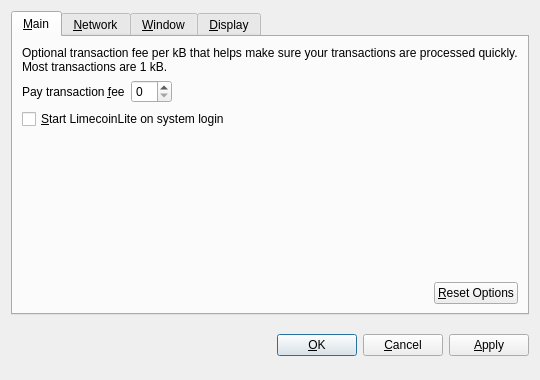
<?xml version="1.0" encoding="UTF-8"?>
<ui version="4.0">
 <class>OptionsDialog</class>
 <widget class="QDialog" name="OptionsDialog">
  <property name="geometry">
   <rect>
    <x>0</x>
    <y>0</y>
    <width>540</width>
    <height>380</height>
   </rect>
  </property>
  <property name="windowTitle">
   <string>Options</string>
  </property>
  <property name="modal">
   <bool>true</bool>
  </property>
  <layout class="QVBoxLayout" name="verticalLayout">
   <item>
    <widget class="QTabWidget" name="tabWidget">
     <property name="tabPosition">
      <enum>QTabWidget::North</enum>
     </property>
     <property name="currentIndex">
      <number>0</number>
     </property>
     <widget class="QWidget" name="tabMain">
      <attribute name="title">
       <string>&amp;Main</string>
      </attribute>
      <layout class="QVBoxLayout" name="verticalLayout_Main">
       <item>
        <widget class="QLabel" name="transactionFeeInfoLabel">
         <property name="text">
          <string>Optional transaction fee per kB that helps make sure your transactions are processed quickly. Most transactions are 1 kB.</string>
         </property>
         <property name="textFormat">
          <enum>Qt::PlainText</enum>
         </property>
         <property name="wordWrap">
          <bool>true</bool>
         </property>
        </widget>
       </item>
       <item>
        <layout class="QHBoxLayout" name="horizontalLayout_1_Main">
         <item>
          <widget class="QLabel" name="transactionFeeLabel">
           <property name="text">
            <string>Pay transaction &amp;fee</string>
           </property>
           <property name="textFormat">
            <enum>Qt::PlainText</enum>
           </property>
           <property name="buddy">
            <cstring>transactionFee</cstring>
           </property>
          </widget>
         </item>
         <item>
          <widget class="BitcoinAmountField" name="transactionFee"/>
         </item>
         <item>
          <spacer name="horizontalSpacer_1_Main">
           <property name="orientation">
            <enum>Qt::Horizontal</enum>
           </property>
           <property name="sizeHint" stdset="0">
            <size>
             <width>40</width>
             <height>20</height>
            </size>
           </property>
          </spacer>
         </item>
        </layout>
       </item>
       <item>
        <widget class="QCheckBox" name="bitcoinAtStartup">
         <property name="toolTip">
          <string>Automatically start LimecoinLite after logging in to the system.</string>
         </property>
         <property name="text">
          <string>&amp;Start LimecoinLite on system login</string>
         </property>
        </widget>
       </item>
       <item>
        <spacer name="verticalSpacer_Main">
         <property name="orientation">
          <enum>Qt::Vertical</enum>
         </property>
         <property name="sizeHint" stdset="0">
          <size>
           <width>20</width>
           <height>40</height>
          </size>
         </property>
        </spacer>
       </item>
       <item>
        <layout class="QHBoxLayout" name="horizontalLayout_2_Main">
         <item>
          <spacer name="horizontalSpacer_2_Main">
           <property name="orientation">
            <enum>Qt::Horizontal</enum>
           </property>
           <property name="sizeHint" stdset="0">
            <size>
             <width>40</width>
             <height>20</height>
            </size>
           </property>
          </spacer>
         </item>
         <item>
          <widget class="QPushButton" name="resetButton">
           <property name="toolTip">
            <string>Reset all client options to default.</string>
           </property>
           <property name="text">
            <string>&amp;Reset Options</string>
           </property>
           <property name="autoDefault">
            <bool>false</bool>
           </property>
          </widget>
         </item>
        </layout>
       </item>
      </layout>
     </widget>
     <widget class="QWidget" name="tabNetwork">
      <attribute name="title">
       <string>&amp;Network</string>
      </attribute>
      <layout class="QVBoxLayout" name="verticalLayout_Network">
       <item>
        <widget class="QCheckBox" name="mapPortUpnp">
         <property name="toolTip">
          <string>Automatically open the LimecoinLite client port on the router. This only works when your router supports UPnP and it is enabled.</string>
         </property>
         <property name="text">
          <string>Map port using &amp;UPnP</string>
         </property>
        </widget>
       </item>
       <item>
        <widget class="QCheckBox" name="connectSocks">
         <property name="toolTip">
          <string>Connect to the LimecoinLite network through a SOCKS proxy (e.g. when connecting through Tor).</string>
         </property>
         <property name="text">
          <string>&amp;Connect through SOCKS proxy:</string>
         </property>
        </widget>
       </item>
       <item>
        <layout class="QHBoxLayout" name="horizontalLayout_Network">
         <item>
          <widget class="QLabel" name="proxyIpLabel">
           <property name="text">
            <string>Proxy &amp;IP:</string>
           </property>
           <property name="textFormat">
            <enum>Qt::PlainText</enum>
           </property>
           <property name="buddy">
            <cstring>proxyIp</cstring>
           </property>
          </widget>
         </item>
         <item>
          <widget class="QValidatedLineEdit" name="proxyIp">
           <property name="maximumSize">
            <size>
             <width>140</width>
             <height>16777215</height>
            </size>
           </property>
           <property name="toolTip">
            <string>IP address of the proxy (e.g. 127.0.0.1)</string>
           </property>
          </widget>
         </item>
         <item>
          <widget class="QLabel" name="proxyPortLabel">
           <property name="text">
            <string>&amp;Port:</string>
           </property>
           <property name="textFormat">
            <enum>Qt::PlainText</enum>
           </property>
           <property name="buddy">
            <cstring>proxyPort</cstring>
           </property>
          </widget>
         </item>
         <item>
          <widget class="QLineEdit" name="proxyPort">
           <property name="maximumSize">
            <size>
             <width>55</width>
             <height>16777215</height>
            </size>
           </property>
           <property name="toolTip">
            <string>Port of the proxy (e.g. 9050)</string>
           </property>
          </widget>
         </item>
         <item>
          <widget class="QLabel" name="socksVersionLabel">
           <property name="text">
            <string>SOCKS &amp;Version:</string>
           </property>
           <property name="textFormat">
            <enum>Qt::PlainText</enum>
           </property>
           <property name="buddy">
            <cstring>socksVersion</cstring>
           </property>
          </widget>
         </item>
         <item>
          <widget class="QValueComboBox" name="socksVersion">
           <property name="toolTip">
            <string>SOCKS version of the proxy (e.g. 5)</string>
           </property>
          </widget>
         </item>
         <item>
          <spacer name="horizontalSpacer_Network">
           <property name="orientation">
            <enum>Qt::Horizontal</enum>
           </property>
           <property name="sizeHint" stdset="0">
            <size>
             <width>40</width>
             <height>20</height>
            </size>
           </property>
          </spacer>
         </item>
        </layout>
       </item>
       <item>
        <spacer name="verticalSpacer_Network">
         <property name="orientation">
          <enum>Qt::Vertical</enum>
         </property>
         <property name="sizeHint" stdset="0">
          <size>
           <width>20</width>
           <height>40</height>
          </size>
         </property>
        </spacer>
       </item>
      </layout>
     </widget>
     <widget class="QWidget" name="tabWindow">
      <attribute name="title">
       <string>&amp;Window</string>
      </attribute>
      <layout class="QVBoxLayout" name="verticalLayout_Window">
       <item>
        <widget class="QCheckBox" name="minimizeToTray">
         <property name="toolTip">
          <string>Show only a tray icon after minimizing the window.</string>
         </property>
         <property name="text">
          <string>&amp;Minimize to the tray instead of the taskbar</string>
         </property>
        </widget>
       </item>
       <item>
        <widget class="QCheckBox" name="minimizeOnClose">
         <property name="toolTip">
          <string>Minimize instead of exit the application when the window is closed. When this option is enabled, the application will be closed only after selecting Quit in the menu.</string>
         </property>
         <property name="text">
          <string>M&amp;inimize on close</string>
         </property>
        </widget>
       </item>
       <item>
        <spacer name="verticalSpacer_Window">
         <property name="orientation">
          <enum>Qt::Vertical</enum>
         </property>
         <property name="sizeHint" stdset="0">
          <size>
           <width>20</width>
           <height>40</height>
          </size>
         </property>
        </spacer>
       </item>
      </layout>
     </widget>
     <widget class="QWidget" name="tabDisplay">
      <attribute name="title">
       <string>&amp;Display</string>
      </attribute>
      <layout class="QVBoxLayout" name="verticalLayout_Display">
       <item>
        <layout class="QHBoxLayout" name="horizontalLayout_1_Display">
         <item>
          <widget class="QLabel" name="langLabel">
           <property name="text">
            <string>User Interface &amp;language:</string>
           </property>
           <property name="textFormat">
            <enum>Qt::PlainText</enum>
           </property>
           <property name="buddy">
            <cstring>lang</cstring>
           </property>
          </widget>
         </item>
         <item>
          <widget class="QValueComboBox" name="lang">
           <property name="toolTip">
            <string>The user interface language can be set here. This setting will take effect after restarting LimecoinLite.</string>
           </property>
          </widget>
         </item>
        </layout>
       </item>
       <item>
        <layout class="QHBoxLayout" name="horizontalLayout_2_Display">
         <item>
          <widget class="QLabel" name="unitLabel">
           <property name="text">
            <string>&amp;Unit to show amounts in:</string>
           </property>
           <property name="textFormat">
            <enum>Qt::PlainText</enum>
           </property>
           <property name="buddy">
            <cstring>unit</cstring>
           </property>
          </widget>
         </item>
         <item>
          <widget class="QValueComboBox" name="unit">
           <property name="toolTip">
            <string>Choose the default subdivision unit to show in the interface and when sending coins.</string>
           </property>
          </widget>
         </item>
        </layout>
       </item>
       <item>
        <widget class="QCheckBox" name="displayAddresses">
         <property name="toolTip">
          <string>Whether to show LimecoinLite addresses in the transaction list or not.</string>
         </property>
         <property name="text">
          <string>&amp;Display addresses in transaction list</string>
         </property>
        </widget>
       </item>
       <item>
        <spacer name="verticalSpacer_Display">
         <property name="orientation">
          <enum>Qt::Vertical</enum>
         </property>
         <property name="sizeHint" stdset="0">
          <size>
           <width>20</width>
           <height>40</height>
          </size>
         </property>
        </spacer>
       </item>
      </layout>
     </widget>
    </widget>
   </item>
   <item>
    <layout class="QHBoxLayout" name="horizontalLayout_Buttons">
     <item>
      <spacer name="horizontalSpacer_1">
       <property name="orientation">
        <enum>Qt::Horizontal</enum>
       </property>
       <property name="sizeHint" stdset="0">
        <size>
         <width>40</width>
         <height>48</height>
        </size>
       </property>
      </spacer>
     </item>
     <item>
      <widget class="QLabel" name="statusLabel">
       <property name="font">
        <font>
         <weight>75</weight>
         <bold>true</bold>
        </font>
       </property>
       <property name="text">
        <string/>
       </property>
       <property name="textFormat">
        <enum>Qt::PlainText</enum>
       </property>
       <property name="wordWrap">
        <bool>true</bool>
       </property>
      </widget>
     </item>
     <item>
      <spacer name="horizontalSpacer_2">
       <property name="orientation">
        <enum>Qt::Horizontal</enum>
       </property>
       <property name="sizeHint" stdset="0">
        <size>
         <width>40</width>
         <height>48</height>
        </size>
       </property>
      </spacer>
     </item>
     <item>
      <widget class="QPushButton" name="okButton">
       <property name="text">
        <string>&amp;OK</string>
       </property>
      </widget>
     </item>
     <item>
      <widget class="QPushButton" name="cancelButton">
       <property name="text">
        <string>&amp;Cancel</string>
       </property>
       <property name="autoDefault">
        <bool>false</bool>
       </property>
      </widget>
     </item>
     <item>
      <widget class="QPushButton" name="applyButton">
       <property name="text">
        <string>&amp;Apply</string>
       </property>
       <property name="autoDefault">
        <bool>false</bool>
       </property>
      </widget>
     </item>
    </layout>
   </item>
  </layout>
 </widget>
 <customwidgets>
  <customwidget>
   <class>BitcoinAmountField</class>
   <extends>QSpinBox</extends>
   <header>bitcoinamountfield.h</header>
  </customwidget>
  <customwidget>
   <class>QValueComboBox</class>
   <extends>QComboBox</extends>
   <header>qvaluecombobox.h</header>
  </customwidget>
  <customwidget>
   <class>QValidatedLineEdit</class>
   <extends>QLineEdit</extends>
   <header>qvalidatedlineedit.h</header>
  </customwidget>
 </customwidgets>
 <resources/>
 <connections/>
</ui>
